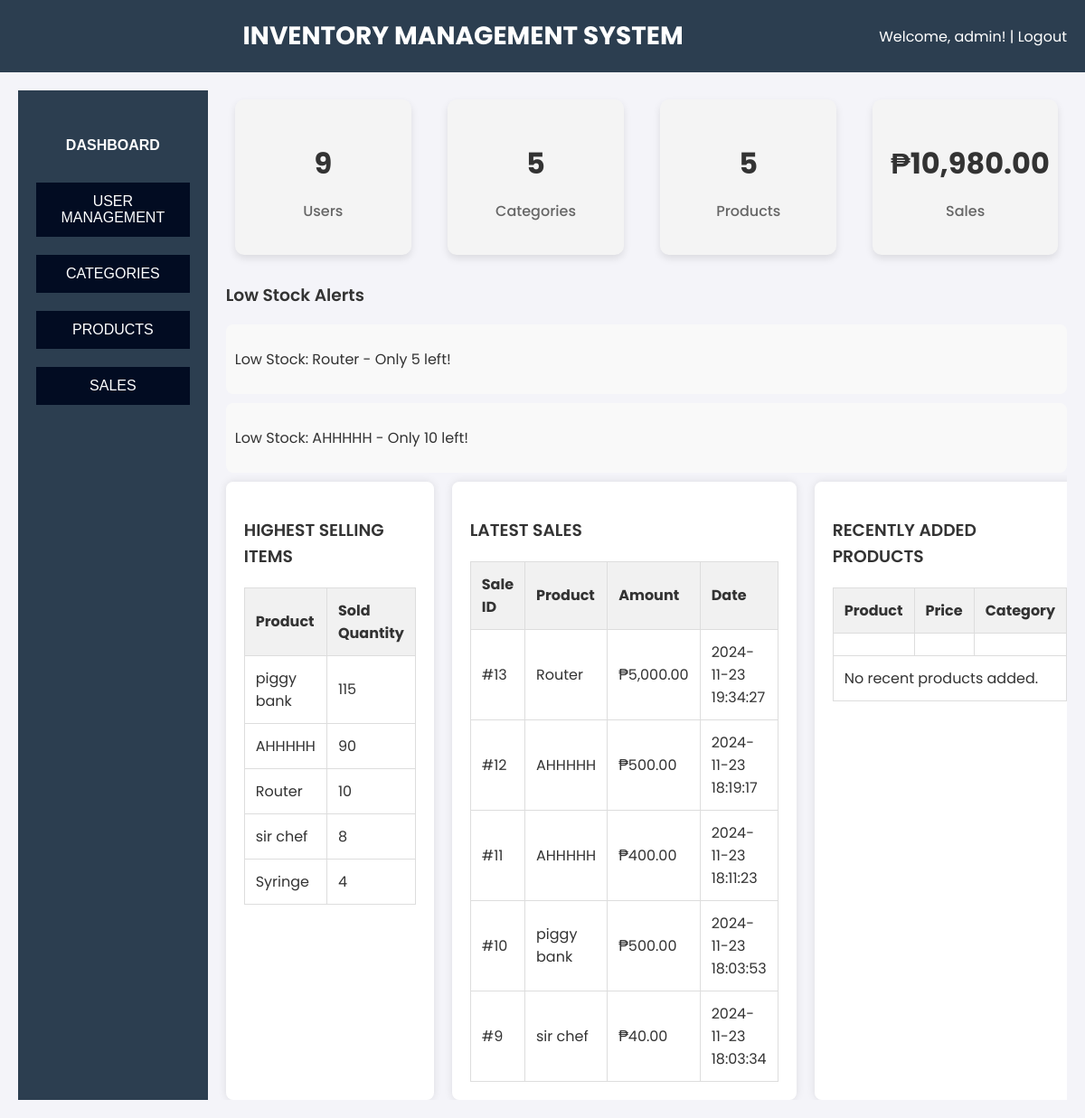
Screenshot of /admin dashboard/dashboard.php (signed in) with the database file from the repository.
### tables this page shows
CREATE TABLE `products` (
  `id` int(11) NOT NULL,
  `product_name` varchar(255) NOT NULL,
  `in_stock` int(11) NOT NULL,
  `price` decimal(10,2) NOT NULL,
  `product_added` timestamp NOT NULL DEFAULT current_timestamp(),
  `category_id` int(11) DEFAULT NULL
);

CREATE TABLE `sales` (
  `id` int(11) NOT NULL,
  `product_id` int(11) NOT NULL,
  `quantity` int(11) NOT NULL,
  `sale_price` decimal(10,2) NOT NULL,
  `total_amount` decimal(10,2) NOT NULL,
  `sale_date` datetime NOT NULL
);

### admin dashboard/dashboard.php (the view, shortened to what this page needs)
<?php
$mysqli = new mysqli("localhost", "root", "", "inventory_db");
$query_low_stock = "SELECT product_name, in_stock FROM products WHERE in_stock <= 10";
$low_stock_products = $mysqli->query($query_low_stock);
$query_users = "SELECT COUNT(*) AS total_users FROM users";
$total_users_result = $mysqli->query($query_users);
$total_users = ($total_users_result && $row = $total_users_result->fetch_assoc()) ? $row['total_users'] : 0;
$query_categories = "SELECT COUNT(*) AS total_categories FROM categories";
$total_categories_result = $mysqli->query($query_categories);
$total_categories = ($total_categories_result && $row = $total_categories_result->fetch_assoc()) ? $row['total_categories'] : 0;
$query_products = "SELECT COUNT(*) AS total_products FROM products";
$total_products_result = $mysqli->query($query_products);
$total_products = ($total_products_result && $row = $total_products_result->fetch_assoc()) ? $row['total_products'] : 0;
$query_sales = "SELECT SUM(total_amount) AS total_sales FROM sales";
$total_sales_result = $mysqli->query($query_sales);
$total_sales = ($total_sales_result && $row = $total_sales_result->fetch_assoc()) ? $row['total_sales'] : 0;
$query_highest_selling = "
    SELECT
        p.product_name,
        SUM(s.quantity) AS total_quantity_sold
    FROM sales s
    JOIN products p ON s.product_id = p.id
    GROUP BY s.product_id
    ORDER BY total_quantity_sold DESC
    LIMIT 5";
$highest_selling_products = $mysqli->query($query_highest_selling);
$query_latest_sales = "
    SELECT
        s.id AS sale_id,
        p.product_name,
        s.total_amount,
        s.sale_date
    FROM sales s
    JOIN products p ON s.product_id = p.id
    ORDER BY s.sale_date DESC
    LIMIT 5";
$latest_sales = $mysqli->query($query_latest_sales);
?>
<!DOCTYPE html>
<html lang="en">
<head>
    <link rel="stylesheet" href="dashboard.css">
    <link href="https://cdn.jsdelivr.net/npm/remixicon@3.6.0/fonts/remixicon.css" rel="stylesheet">
</head>
<body>
    <div class="dashboard">
        <header class="dashboard-header">
            <div class="navbar">
                <div class="dropdown">
                    <button class="dropbtn">
                    </button>
                </div>
            </div>
            <div class="title">
                <h1>INVENTORY MANAGEMENT SYSTEM</h1>
            </div>
            <div class="logout">
                <p>Welcome, <?php echo $_SESSION['username']; ?>! | <a href="#"
                        onclick="confirmLogout(event)">Logout</a></p>
            </div>
        </header>
        <div class="main-content">
            <aside class="sidebar">
                <ul>
                    <li><button class="active"><a href="dashboard.php">DASHBOARD</a></button></li>
                    <li><button><a href="user_management.php">USER MANAGEMENT</a></button></li>
                    <li><button><a href="categories.php">CATEGORIES</a></button></li>
                    <li><button><a href="products.php">PRODUCTS</a></button></li>
                    <li><button><a href="sales.php">SALES</a></button></li>
                </ul>
            </aside>
            <section class="dashboard-content">
                <div class="overview">
                    <div class="box">
                        <h2><?= $total_users ?></h2>
                        <p>Users</p>
                    </div>
                    <div class="box">
                        <h2><?= $total_categories ?></h2>
                        <p>Categories</p>
                    </div>
                    <div class="box">
                        <h2><?= $total_products ?></h2>
                        <p>Products</p>
                    </div>
                    <div class="box">
                        <h2>₱<?= number_format($total_sales, 2) ?></h2>
                        <p>Sales</p>
                    </div>
                </div>
                <div class="low-stock-alerts">
                    <h3>Low Stock Alerts</h3>
                    <?php if ($low_stock_products->num_rows > 0) { ?>
                    <?php while ($row = $low_stock_products->fetch_assoc()) { ?>
                    <div class="low-stock-alert">
                        <p>Low Stock: <?= $row['product_name'] ?> - Only <?= $row['in_stock'] ?> left!</p>
                    </div>
                    <?php } ?>
                    <?php } else { ?>
                    <p>No products are currently low on stock.</p>
                    <?php } ?>
                </div>
                <div class="tables">
                    <div class="table">
                        <h3>HIGHEST SELLING ITEMS</h3>
                        <table>
                            <tr>
                                <th>Product</th>
                                <th>Sold Quantity</th>
                            </tr>
                            <?php if ($highest_selling_products && $highest_selling_products->num_rows > 0) { ?>
                            <?php while ($row = $highest_selling_products->fetch_assoc()) { ?>
                            <tr>
                                <td><?= $row['product_name'] ?></td>
                                <td><?= $row['total_quantity_sold'] ?></td>
                            </tr>
                            <?php } ?>
                            <?php } else { ?>
                            <tr>
                                <td colspan="2">No data available.</td>
                            </tr>
                            <?php } ?>
                        </table>
                    </div>
                    <div class="table">
                        <h3>LATEST SALES</h3>
                        <table>
                            <tr>
                                <th>Sale ID</th>
                                <th>Product</th>
                                <th>Amount</th>
                                <th>Date</th>
                            </tr>
                            <?php if ($latest_sales && $latest_sales->num_rows > 0) { ?>
                            <?php while ($row = $latest_sales->fetch_assoc()) { ?>
                            <tr>
                                <td>#<?= $row['sale_id'] ?></td>
                                <td><?= $row['product_name'] ?></td>
                                <td>₱<?= number_format($row['total_amount'], 2) ?></td>
                                <td><?= $row['sale_date'] ?></td>
                            </tr>
                            <?php } ?>
                            <?php } else { ?>
                            <tr>
                                <td colspan="4">No sales data available.</td>
                            </tr>
                            <?php } ?>
                        </table>
                    </div>
                    <div class="table">
                        <h3>RECENTLY ADDED PRODUCTS</h3>
                        <table>
                            <tr>
                                <th>Product</th>
                                <th>Price</th>
                                <th>Category</th>
                            </tr>
                            <tr>
                                <td>
                                </td>
                                <td>
                                </td>
                                <td>
                                </td>
                            </tr>
                            <tr>
                                <td colspan="3">No recent products added.</td>
                            </tr>
                        </table>
                    </div>
                </div>
            </section>
        </div>
    </div>
</body>
</html>

### admin dashboard/dashboard.css (style rules this page uses)
*, *::before, *::after { box-sizing: border-box; }
:root { --clr-light: #FFF; --clr-dark: #000; --fw-light: 300; --fw-regular: 400; --fw-medium: 500; --fw-semibold: 600; --fw-bold: 700; }
body { margin: 0; padding: 0; font-family: 'Poppins', sans-serif; background-color: #f4f4f9; color: #333; }
.dashboard { display: flex; flex-direction: column; height: 100vh; }
.dashboard-header { display: flex; justify-content: space-between; align-items: center; padding: 20px; background-color: #2c3e50; color: var(--clr-light); height: 80px; }
.title h1 { font-size: 28px; font-weight: var(--fw-bold); }
.logout a { color: var(--clr-light); text-decoration: none; }
.sidebar { width: 250px; background-color: #2c3e50; color: var(--clr-light); padding: 20px; }
.sidebar ul { list-style: none; padding: 0; }
.sidebar ul li { margin: 20px 0; }
.sidebar ul li button { width: 100%; padding: 12px; background-color: #020c22; border: none; color: var(--clr-light); font-size: 16px; cursor: pointer; transition: background-color 0.3s ease; }
.sidebar ul li button.active { background-color: #2c3e50; font-weight: var(--fw-bold); }
.sidebar a { color: var(--clr-light); text-decoration: none; }
.main-content { display: flex; flex-grow: 1; padding: 20px; }
.dashboard-content { flex-grow: 1; padding-left: 20px; overflow: auto; }
.overview { display: flex; gap: 20px; margin-bottom: 20px; }
.box { background-color: var(--clr-light); border-radius: 8px; padding: 20px; width: 22%; box-shadow: 0 0 10px rgba(0, 0, 0, 0.1); text-align: center; font-weight: var(--fw-medium); }
.tables { display: flex; gap: 20px; }
.table { flex: 1; background-color: var(--clr-light); border-radius: 8px; box-shadow: 0 0 10px rgba(0, 0, 0, 0.1); padding: 20px; }
.table h3 { margin-bottom: 20px; font-weight: var(--fw-semibold); }
table { width: 100%; border-collapse: collapse; }
table th, table td { padding: 12px; border: 1px solid #ddd; text-align: left; }
table th { background-color: #f1f1f1; }
.low-stock-alerts h3 { font-weight: var(--fw-semibold); }
.low-stock-alert { margin-bottom: 10px; background-color: #f9f9f9; padding: 10px; border-radius: 8px; }
.navbar { overflow: hidden; background-color: #2c3e50; }
.dropdown { float: left; overflow: hidden; }
.dropdown .dropbtn { font-size: 16px; border: none; outline: none; color: var(--clr-light); padding: 14px 16px; background-color: inherit; font-family: inherit; margin: 0; }
.overview .box { cursor: pointer; transition: transform 0.2s; display: inline-block; padding: 20px; margin: 10px; border-radius: 10px; background-color: #f4f4f4; box-shadow: 0 4px 8px rgba(0, 0, 0, 0.1); text-align: center; }
.overview .box h2 { font-size: 2rem; font-weight: bold; color: #333; margin-bottom: 10px; }
.overview .box p { font-size: 1rem; color: #666; }

### rows the page displays
products: product_name "Router", in_stock "5"
products: product_name "AHHHHH", in_stock "10"
sales: id "13", product.product_name "Router", total_amount "5,000.00", sale_date "2024-11-23 19:34:27"
sales: id "12", product.product_name "AHHHHH", total_amount "500.00", sale_date "2024-11-23 18:19:17"
sales: id "11", product.product_name "AHHHHH", total_amount "400.00", sale_date "2024-11-23 18:11:23"
sales: id "10", product.product_name "piggy bank", total_amount "500.00", sale_date "2024-11-23 18:03:53"
sales: id "9", product.product_name "sir chef", total_amount "40.00", sale_date "2024-11-23 18:03:34"

### other values shown
$_SESSION['username'] "admin"
$total_users "9"
$total_categories "5"
$total_products "5"
$total_sales "10,980.00"
$row['product_name'] "piggy bank"
$row['total_quantity_sold'] "115"
$row['product_name'] "AHHHHH"
$row['total_quantity_sold'] "90"
$row['product_name'] "Router"
$row['total_quantity_sold'] "10"
$row['product_name'] "sir chef"
$row['total_quantity_sold'] "8"
$row['product_name'] "Syringe"
$row['total_quantity_sold'] "4"
